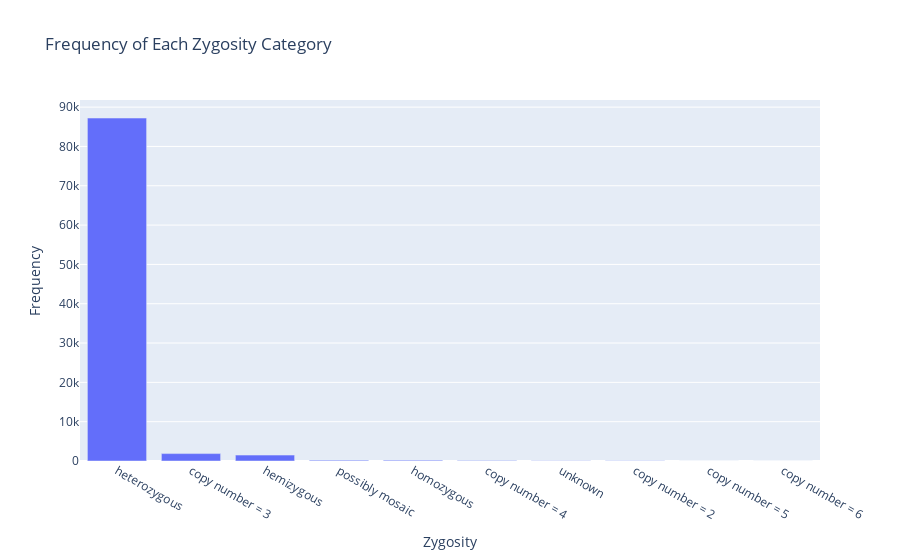

This figure's notebook cell:
### Markdown cell above
The above interactive visualization allows you to search a gene (or you could choose one from the dropdown) and then you are given the count and distribution of that particular gene across every state. You can hover on a state to get the number patients who have that gene in that particular state. This plot allows you to see the trends of each gene across different states 

Interesting to see how Texas is always the state having the most number of patients for any given gene

### Code cell
#Zygosity

import ipywidgets as widgets
import plotly.express as px
import pandas as pd

# Calculate the frequency of each category in 'ZYGOSITY'
zygosity_counts = df['ZYGOSITY'].value_counts()
unique_zygosities = df['ZYGOSITY'].nunique()

# Display the number of unique values
zygosity_text = widgets.HTML(value=f"<b>Number of Unique Zygosity Values:</b> {unique_zygosities}")
display(zygosity_text)

# Create the interactive bar chart
fig = px.bar(zygosity_counts, title='Frequency of Each Zygosity Category')
fig.update_layout(xaxis_title='Zygosity', yaxis_title='Frequency', showlegend=False)
fig.show()

### Figure 1 — Plotly figure (JSON) as saved in the notebook; plotly's stock layout.template omitted (floating-point values rounded to 4 significant figures)
{"data": [{"alignmentgroup": "True", "hovertemplate": "variable=ZYGOSITY<br>index=%{x}<br>value=%{y}<extra></extra>", "legendgroup": "ZYGOSITY", "marker": {"color": "#636efa", "pattern": {"shape": ""}}, "name": "ZYGOSITY", "offsetgroup": "ZYGOSITY", "orientation": "v", "showlegend": true, "textposition": "auto", "type": "bar", "x": ["heterozygous", "copy number = 3", "hemizygous", "possibly mosaic", "homozygous", "copy number = 4", "unknown", "copy number = 2", "copy number = 5", "copy number = 6"], "xaxis": "x", "y": [87223, 1882, 1503, 219, 209, 136, 89, 54, 3, 2], "yaxis": "y"}], "layout": {"barmode": "relative", "legend": {"title": {"text": "variable"}, "tracegroupgap": 0}, "showlegend": false, "title": {"text": "Frequency of Each Zygosity Category"}, "xaxis": {"anchor": "y", "domain": [0, 1], "title": {"text": "Zygosity"}}, "yaxis": {"anchor": "x", "domain": [0, 1], "title": {"text": "Frequency"}}}}
